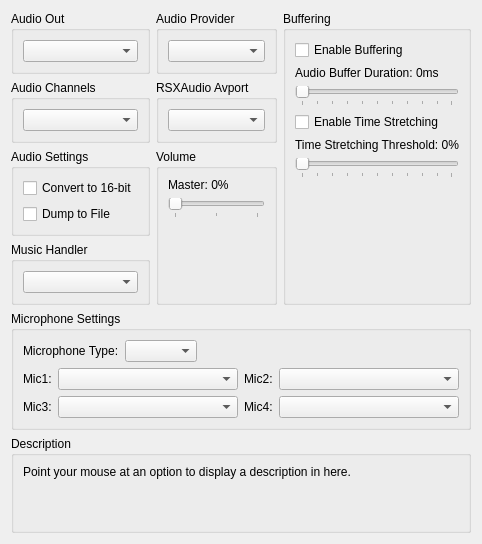
      <widget class="QWidget" name="audioTab">
       <attribute name="title">
        <string>Audio</string>
       </attribute>
       <layout class="QVBoxLayout" name="audioTab_layout" stretch="0,0,1,0">
        <item>
         <layout class="QHBoxLayout" name="audioTabLayoutTop" stretch="1,1,1">
          <item>
           <layout class="QVBoxLayout" name="audioTabLayoutTopLeft">
            <item>
             <widget class="QGroupBox" name="gb_audio_out">
              <property name="title">
               <string>Audio Out</string>
              </property>
              <layout class="QVBoxLayout" name="gb_audio_out_layout">
               <item>
                <widget class="QComboBox" name="audioOutBox"/>
               </item>
              </layout>
             </widget>
            </item>
            <item>
             <widget class="QGroupBox" name="gb_audio_downmix">
              <property name="title">
               <string>Audio Channels</string>
              </property>
              <layout class="QVBoxLayout" name="gb_audio_channels_layout">
               <item>
                <widget class="QComboBox" name="combo_audio_downmix"/>
               </item>
              </layout>
             </widget>
            </item>
            <item>
             <widget class="QGroupBox" name="gb_audio_settings">
              <property name="title">
               <string>Audio Settings</string>
              </property>
              <layout class="QVBoxLayout" name="gb_audio_settings_layout">
               <item>
                <widget class="QCheckBox" name="convert">
                 <property name="text">
                  <string>Convert to 16-bit</string>
                 </property>
                </widget>
               </item>
               <item>
                <widget class="QCheckBox" name="audioDump">
                 <property name="text">
                  <string>Dump to File</string>
                 </property>
                </widget>
               </item>
               <item>
                <spacer name="spacer_audio_settings">
                 <property name="orientation">
                  <enum>Qt::Vertical</enum>
                 </property>
                 <property name="sizeType">
                  <enum>QSizePolicy::MinimumExpanding</enum>
                 </property>
                 <property name="sizeHint" stdset="0">
                  <size>
                   <width>0</width>
                   <height>0</height>
                  </size>
                 </property>
                </spacer>
               </item>
              </layout>
             </widget>
            </item>
            <item>
             <widget class="QGroupBox" name="gb_music_handler">
              <property name="title">
               <string>Music Handler</string>
              </property>
              <layout class="QVBoxLayout" name="gb_music_handler_layout">
               <item>
                <widget class="QComboBox" name="musicHandlerBox"/>
               </item>
              </layout>
             </widget>
            </item>
            <item>
             <spacer name="verticalSpacerAudioLeft">
              <property name="orientation">
               <enum>Qt::Vertical</enum>
              </property>
              <property name="sizeType">
               <enum>QSizePolicy::MinimumExpanding</enum>
              </property>
              <property name="sizeHint" stdset="0">
               <size>
                <width>0</width>
                <height>0</height>
               </size>
              </property>
             </spacer>
            </item>
           </layout>
          </item>
          <item>
           <layout class="QVBoxLayout" name="audioTabLayoutTopMiddle">
            <item>
             <widget class="QGroupBox" name="gb_audio_provider">
              <property name="title">
               <string>Audio Provider</string>
              </property>
              <layout class="QVBoxLayout" name="gb_audio_provider_layout">
               <item>
                <widget class="QComboBox" name="audioProviderBox"/>
               </item>
              </layout>
             </widget>
            </item>
            <item>
             <widget class="QGroupBox" name="gb_audio_avport">
              <property name="title">
               <string>RSXAudio Avport</string>
              </property>
              <layout class="QVBoxLayout" name="gb_audio_avport_layout">
               <item>
                <widget class="QComboBox" name="audioAvportBox"/>
               </item>
              </layout>
             </widget>
            </item>
            <item>
             <widget class="QGroupBox" name="gb_audio_volume">
              <property name="title">
               <string>Volume</string>
              </property>
              <layout class="QVBoxLayout" name="gb_audio_volume_layout">
               <item>
                <widget class="QWidget" name="master_volume" native="true">
                 <layout class="QVBoxLayout" name="layout_master_volume">
                  <property name="leftMargin">
                   <number>0</number>
                  </property>
                  <property name="topMargin">
                   <number>0</number>
                  </property>
                  <property name="rightMargin">
                   <number>0</number>
                  </property>
                  <property name="bottomMargin">
                   <number>0</number>
                  </property>
                  <item>
                   <widget class="QLabel" name="masterVolumeLabel">
                    <property name="text">
                     <string>Master: 0%</string>
                    </property>
                   </widget>
                  </item>
                  <item>
                   <widget class="QSlider" name="masterVolume">
                    <property name="orientation">
                     <enum>Qt::Horizontal</enum>
                    </property>
                    <property name="tickPosition">
                     <enum>QSlider::TicksBelow</enum>
                    </property>
                    <property name="tickInterval">
                     <number>50</number>
                    </property>
                   </widget>
                  </item>
                 </layout>
                </widget>
               </item>
               <item>
                <spacer name="spacer_audio_volume">
                 <property name="orientation">
                  <enum>Qt::Vertical</enum>
                 </property>
                 <property name="sizeType">
                  <enum>QSizePolicy::MinimumExpanding</enum>
                 </property>
                 <property name="sizeHint" stdset="0">
                  <size>
                   <width>0</width>
                   <height>0</height>
                  </size>
                 </property>
                </spacer>
               </item>
              </layout>
             </widget>
            </item>
           </layout>
          </item>
          <item>
           <layout class="QVBoxLayout" name="audioTabLayoutTopRight">
            <item>
             <widget class="QGroupBox" name="gb_audio_buffering">
              <property name="title">
               <string>Buffering</string>
              </property>
              <layout class="QVBoxLayout" name="gb_audio_buffering_layout">
               <item>
                <widget class="QCheckBox" name="enableBuffering">
                 <property name="text">
                  <string>Enable Buffering</string>
                 </property>
                </widget>
               </item>
               <item>
                <widget class="QWidget" name="audio_buffer_duration" native="true">
                 <layout class="QVBoxLayout" name="layout_audio_buffer_duration">
                  <property name="leftMargin">
                   <number>0</number>
                  </property>
                  <property name="topMargin">
                   <number>0</number>
                  </property>
                  <property name="rightMargin">
                   <number>0</number>
                  </property>
                  <property name="bottomMargin">
                   <number>0</number>
                  </property>
                  <item>
                   <widget class="QLabel" name="audioBufferDurationLabel">
                    <property name="text">
                     <string>Audio Buffer Duration: 0ms</string>
                    </property>
                   </widget>
                  </item>
                  <item>
                   <widget class="QSlider" name="audioBufferDuration">
                    <property name="orientation">
                     <enum>Qt::Horizontal</enum>
                    </property>
                    <property name="tickPosition">
                     <enum>QSlider::TicksBelow</enum>
                    </property>
                    <property name="tickInterval">
                     <number>10</number>
                    </property>
                   </widget>
                  </item>
                 </layout>
                </widget>
               </item>
               <item>
                <widget class="QCheckBox" name="enableTimeStretching">
                 <property name="text">
                  <string>Enable Time Stretching</string>
                 </property>
                </widget>
               </item>
               <item>
                <widget class="QWidget" name="time_stretching_threshold" native="true">
                 <layout class="QVBoxLayout" name="layout_time_stretching_threshold">
                  <property name="leftMargin">
                   <number>0</number>
                  </property>
                  <property name="topMargin">
                   <number>0</number>
                  </property>
                  <property name="rightMargin">
                   <number>0</number>
                  </property>
                  <property name="bottomMargin">
                   <number>0</number>
                  </property>
                  <item>
                   <widget class="QLabel" name="timeStretchingThresholdLabel">
                    <property name="text">
                     <string>Time Stretching Threshold: 0%</string>
                    </property>
                   </widget>
                  </item>
                  <item>
                   <widget class="QSlider" name="timeStretchingThreshold">
                    <property name="orientation">
                     <enum>Qt::Horizontal</enum>
                    </property>
                    <property name="tickPosition">
                     <enum>QSlider::TicksBelow</enum>
                    </property>
                    <property name="tickInterval">
                     <number>10</number>
                    </property>
                   </widget>
                  </item>
                 </layout>
                </widget>
               </item>
               <item>
                <spacer name="verticalSpacerAudioRight">
                 <property name="orientation">
                  <enum>Qt::Vertical</enum>
                 </property>
                 <property name="sizeType">
                  <enum>QSizePolicy::MinimumExpanding</enum>
                 </property>
                 <property name="sizeHint" stdset="0">
                  <size>
                   <width>0</width>
                   <height>0</height>
                  </size>
                 </property>
                </spacer>
               </item>
              </layout>
             </widget>
            </item>
           </layout>
          </item>
         </layout>
        </item>
        <item>
         <widget class="QGroupBox" name="gb_microphone_settings">
          <property name="title">
           <string>Microphone Settings</string>
          </property>
          <layout class="QVBoxLayout" name="gb_microphone_settings_layout">
           <item>
            <layout class="QHBoxLayout" name="microphoneLayoutTop">
             <item>
              <widget class="QLabel" name="microphoneLabel">
               <property name="text">
                <string>Microphone Type:</string>
               </property>
              </widget>
             </item>
             <item>
              <widget class="QComboBox" name="microphoneBox"/>
             </item>
             <item>
              <spacer name="microphoneSpacer">
               <property name="orientation">
                <enum>Qt::Horizontal</enum>
               </property>
               <property name="sizeType">
                <enum>QSizePolicy::MinimumExpanding</enum>
               </property>
               <property name="sizeHint" stdset="0">
                <size>
                 <width>0</width>
                 <height>0</height>
                </size>
               </property>
              </spacer>
             </item>
            </layout>
           </item>
           <item>
            <layout class="QHBoxLayout" name="microphoneLayoutBottom">
             <item>
              <layout class="QVBoxLayout" name="microphoneLayoutLabel1and3">
               <item>
                <widget class="QLabel" name="microphone1Label">
                 <property name="sizePolicy">
                  <sizepolicy hsizetype="Minimum" vsizetype="Preferred">
                   <horstretch>0</horstretch>
                   <verstretch>0</verstretch>
                  </sizepolicy>
                 </property>
                 <property name="text">
                  <string>Mic1:</string>
                 </property>
                </widget>
               </item>
               <item>
                <widget class="QLabel" name="microphone3Label">
                 <property name="sizePolicy">
                  <sizepolicy hsizetype="Minimum" vsizetype="Preferred">
                   <horstretch>0</horstretch>
                   <verstretch>0</verstretch>
                  </sizepolicy>
                 </property>
                 <property name="text">
                  <string>Mic3:</string>
                 </property>
                </widget>
               </item>
              </layout>
             </item>
             <item>
              <layout class="QVBoxLayout" name="microphoneLayoutBox1and3">
               <item>
                <widget class="QComboBox" name="microphone1Box">
                 <property name="sizePolicy">
                  <sizepolicy hsizetype="Expanding" vsizetype="Fixed">
                   <horstretch>0</horstretch>
                   <verstretch>0</verstretch>
                  </sizepolicy>
                 </property>
                </widget>
               </item>
               <item>
                <widget class="QComboBox" name="microphone3Box">
                 <property name="sizePolicy">
                  <sizepolicy hsizetype="Expanding" vsizetype="Fixed">
                   <horstretch>0</horstretch>
                   <verstretch>0</verstretch>
                  </sizepolicy>
                 </property>
                </widget>
               </item>
              </layout>
             </item>
             <item>
              <layout class="QVBoxLayout" name="microphoneLayoutLabel2and4">
               <item>
                <widget class="QLabel" name="microphone2Label">
                 <property name="sizePolicy">
                  <sizepolicy hsizetype="Minimum" vsizetype="Preferred">
                   <horstretch>0</horstretch>
                   <verstretch>0</verstretch>
                  </sizepolicy>
                 </property>
                 <property name="text">
                  <string>Mic2:</string>
                 </property>
                </widget>
               </item>
               <item>
                <widget class="QLabel" name="microphone4Label">
                 <property name="sizePolicy">
                  <sizepolicy hsizetype="Minimum" vsizetype="Preferred">
                   <horstretch>0</horstretch>
                   <verstretch>0</verstretch>
                  </sizepolicy>
                 </property>
                 <property name="text">
                  <string>Mic4:</string>
                 </property>
                </widget>
               </item>
              </layout>
             </item>
             <item>
              <layout class="QVBoxLayout" name="microphoneLayoutBox2and4">
               <item>
                <widget class="QComboBox" name="microphone2Box">
                 <property name="sizePolicy">
                  <sizepolicy hsizetype="Expanding" vsizetype="Fixed">
                   <horstretch>0</horstretch>
                   <verstretch>0</verstretch>
                  </sizepolicy>
                 </property>
                </widget>
               </item>
               <item>
                <widget class="QComboBox" name="microphone4Box">
                 <property name="sizePolicy">
                  <sizepolicy hsizetype="Expanding" vsizetype="Fixed">
                   <horstretch>0</horstretch>
                   <verstretch>0</verstretch>
                  </sizepolicy>
                 </property>
                </widget>
               </item>
              </layout>
             </item>
            </layout>
           </item>
          </layout>
         </widget>
        </item>
        <item>
         <spacer name="audioTabSpacer">
          <property name="orientation">
           <enum>Qt::Vertical</enum>
          </property>
          <property name="sizeType">
           <enum>QSizePolicy::MinimumExpanding</enum>
          </property>
          <property name="sizeHint" stdset="0">
           <size>
            <width>0</width>
            <height>0</height>
           </size>
          </property>
         </spacer>
        </item>
        <item>
         <widget class="QGroupBox" name="gb_description_audio">
          <property name="title">
           <string>Description</string>
          </property>
          <layout class="QVBoxLayout" name="gb_description_audio_layout">
           <item>
            <widget class="QLabel" name="description_audio">
             <property name="text">
              <string>Point your mouse at an option to display a description in here.


</string>
             </property>
             <property name="textFormat">
              <enum>Qt::PlainText</enum>
             </property>
             <property name="alignment">
              <set>Qt::AlignLeading|Qt::AlignLeft|Qt::AlignTop</set>
             </property>
             <property name="wordWrap">
              <bool>true</bool>
             </property>
            </widget>
           </item>
          </layout>
         </widget>
        </item>
       </layout>
      </widget>
